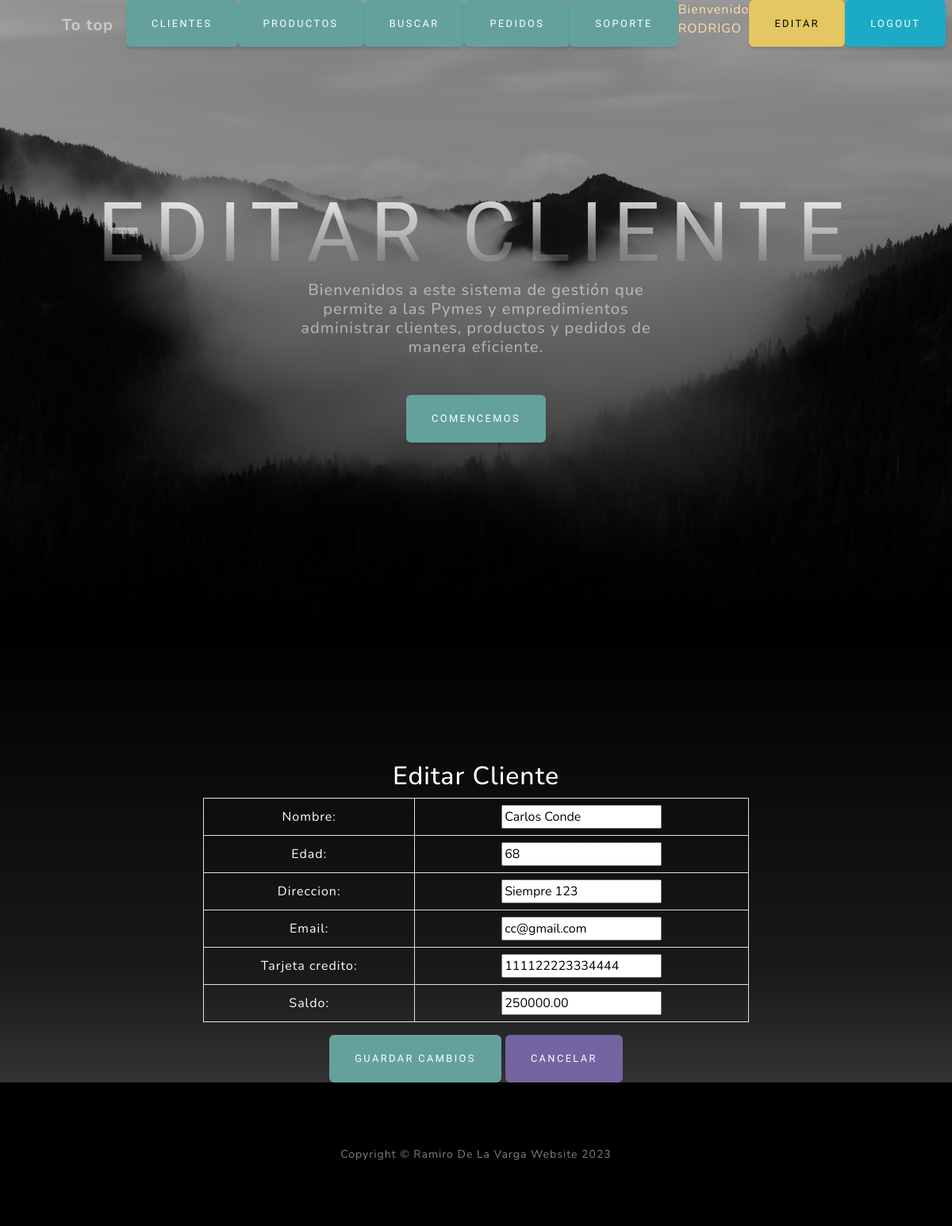
The page /app/editar_cliente/2/ (signed in) on the database its author committed.
### app/models.py (models this page shows, shortened)
class Cliente(models.Model):
    nombre = models.CharField(max_length=100)
    edad = models.IntegerField()
    direccion = models.CharField(max_length=200)
    email = models.EmailField()
    tarjeta_credito = models.CharField(max_length=16)
    saldo = models.DecimalField(max_digits=10, decimal_places=2)

### app/views.py (the view)
# urls.py: path('editar_cliente/<int:cliente_id>/', views.editar_cliente, name='editar_cliente'),
@login_required
def editar_cliente(request, cliente_id):
    cliente = Cliente.objects.get(id=cliente_id)
    if request.method == 'POST':
        form = ClienteForm(request.POST, instance=cliente)
        if form.is_valid():
            form.save()
            return redirect('lista_clientes')
    else:
        form = ClienteForm(instance=cliente)
    return render(request, 'app/cliente_editar.html', {'form': form})

### app/forms.py
class ClienteForm(forms.ModelForm):
    class Meta:
        model = Cliente
        fields = '__all__'

### app/templates/app/cliente_editar.html (shortened to what this page needs)
{% extends 'app/index.html' %}
{% block cabecera %}
    Editar Cliente
{% endblock cabecera %}
{% block contenido %}
<section class="about-section text-center" id="about">
    <div class="container px-4 px-lg-5">
        <div class="row justify-content-center">
            <div class="col-lg-8">
                <h2 class="text-white">Editar Cliente</h2>
                <form method="post">
                    <table class="table table-bordered text-white">
                        {% for field in form %}
                            <tr>
                                <td class="align-middle">{{ field.label_tag }}</td>
                                <td class="align-middle">{{ field }}</td>
                            </tr>
                        {% endfor %}
                    </table>
                    <div class="text-center">
                        <button type="submit" class="btn btn-primary">Guardar Cambios</button>
                        <a href="{% url 'lista_clientes' %}" class="btn btn-secondary">Cancelar</a>
                    </div>
                </form>
            </div>
        </div>
    </div>
</section>
{% endblock contenido %}

### app/templates/app/index.html (shortened to what this page needs)
<!DOCTYPE html>
<html lang="en">
    <head>
        {% load static %}
        <link rel="stylesheet" href="https://use.fontawesome.com/releases/v6.3.0/css/all.css">
        <link href="{% static 'app/css/styles.css' %}" rel="stylesheet" />
    </head>
    <body id="page-top">
        <nav class="navbar navbar-expand-lg navbar-light fixed-top" id="mainNav">
            <div class="container px-4 px-lg-5">
                <a class="navbar-brand" href="#page-top">To top</a>
                <div class="collapse navbar-collapse" id="navbarResponsive">
                    <ul class="navbar-nav ms-auto">
                        {% if user.is_authenticated  %}
                        <li class="nav-item"><a class="btn btn-primary" href="{% url 'clientes' %}">Clientes</a></li>
                        <li class="nav-item"><a class="btn btn-primary" href="{% url 'producto' %}">Productos</a></li>
                        <li class="nav-item"><a class="btn btn-primary" href="{% url 'buscar' %}">Buscar</a></li>
                        <li class="nav-item"><a class="btn btn-primary" href="{% url 'pedido' %}">Pedidos</a></li>
                        <li class="nav-item"><a class="btn btn-primary" href="{% url 'admin:index' %}">Soporte</a></li>
                        <p style="color:navajowhite">Bienvenido {{ user.username|upper }}</p>
                        <li class="nav-item"><a class="btn btn-warning" href="{% url 'Editar_perfil' %}">Editar</a></li>
                        <li class="nav-item"><a class="btn btn-info" href="{% url 'logout' %}">Logout</a></li>
                        {% else %}
                        <li class="nav-item"><a class="btn btn-primary" href="{% url 'sobremi' %}">Sobre mi</a></li>
                        <li class="nav-item"><a class="btn btn-info" href="{% url 'login' %}">Login</a></li>
                        {% endif %}
                    </ul>
                </div>
            </div>
        </nav>
        <header class="masthead">
            <div class="container px-4 px-lg-5 d-flex h-100 align-items-center justify-content-center">
                <div class="d-flex justify-content-center">
                    <div class="text-center">
                        <h1 class="mx-auto my-0 text-uppercase">
                            {% block cabecera %}{% endblock cabecera %}
                        </h1>
                        <h2 class="text-white-50 mx-auto mt-2 mb-5">
                            {% block cabecera2 %}
                            Bienvenidos a este sistema de gestión que permite a las Pymes y empredimientos administrar clientes, productos y pedidos de manera eficiente.
                            {% endblock cabecera2 %}
                        </h2>
                        <a class="btn btn-primary" href="{% url 'login' %}">Comencemos</a>
                    </div>
                </div>
            </div>
        </header>
        {% block contenido %}
        {% endblock contenido %}
        <footer class="footer bg-black small text-center text-white-50"><div class="container px-4 px-lg-5">Copyright &copy; Ramiro De La Varga Website 2023</div></footer>
    </body>
</html>

### rows shown on the page
Cliente: form "Carlos Conde" "68" "Siempre 123" "cc@gmail.com" "111122223334444" "250000.00"

### other values the page prints
{{ user.username|upper }} "RODRIGO"
{{ field.label_tag }} "Nombre:" "Edad:" "Direccion:" "Email:" "Tarjeta credito:" "Saldo:"
